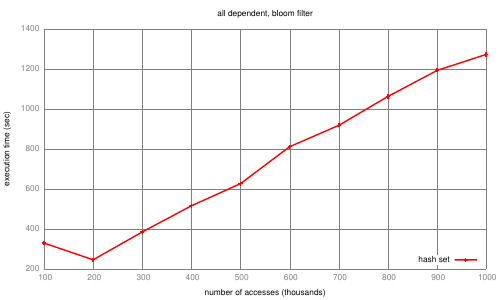

Here is the gnuplot script that generated this plot:
set terminal pdf
set output 'dissertation-gnuplottex-fig25.pdf'
load '../dynamic/formatted-results/vector-survey-0.8/bloomfilter-time.gnuplot'
